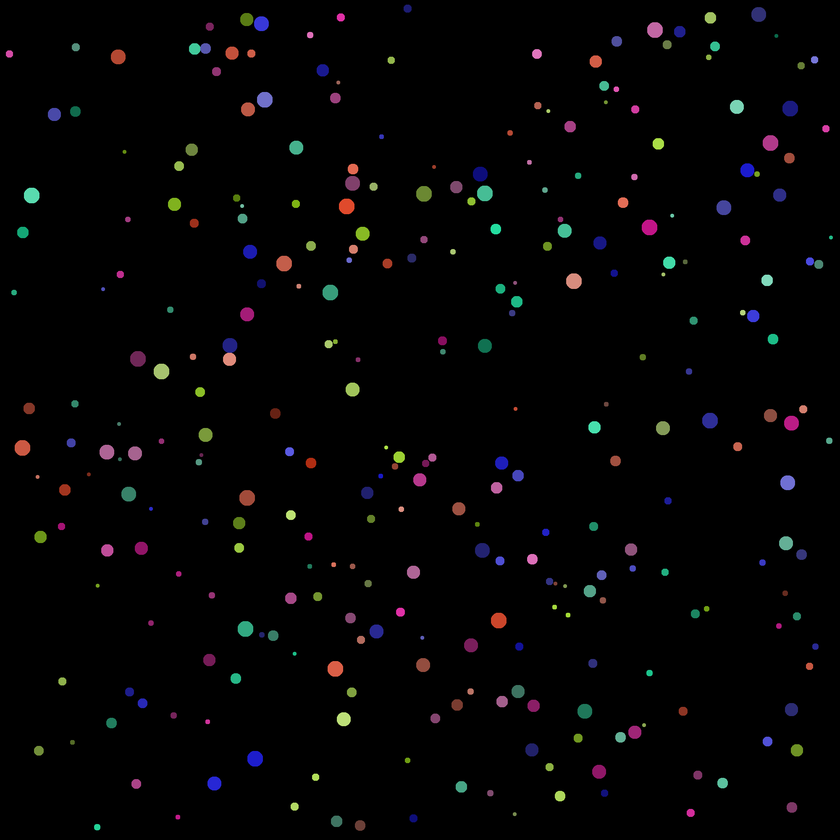
#> input picture colors/balls.png, 840 x 840 px, shrunk from 2000 x 2000 before the run, found by its file name
$ python main.py
#> lines starting #> are read from the running program, lines starting #| are printed output that depends on the picture; after the words box and inside, x2 and y2 are one past the last pixel; in counts of white or black regions, pixels touching at a corner belong together; long printed decimals are rounded
import matplotlib.pyplot as plt
import numpy as np
from skimage.measure import label, regionprops
from skimage.io import imread
from skimage.color import rgb2hsv

image = imread("./colors/balls.png")
#> image is the input picture: shape (840, 840, 3); mean R, G, B 4.2, 3.7, 4.1
print(image.shape)
#| (840, 840, 3)
hsv = rgb2hsv(image)
#> hsv: shape (840, 840, 3) float64; mean of channels 0, 1, 2 0.0266, 0.039, 0.0238
h = hsv[:,:,0]
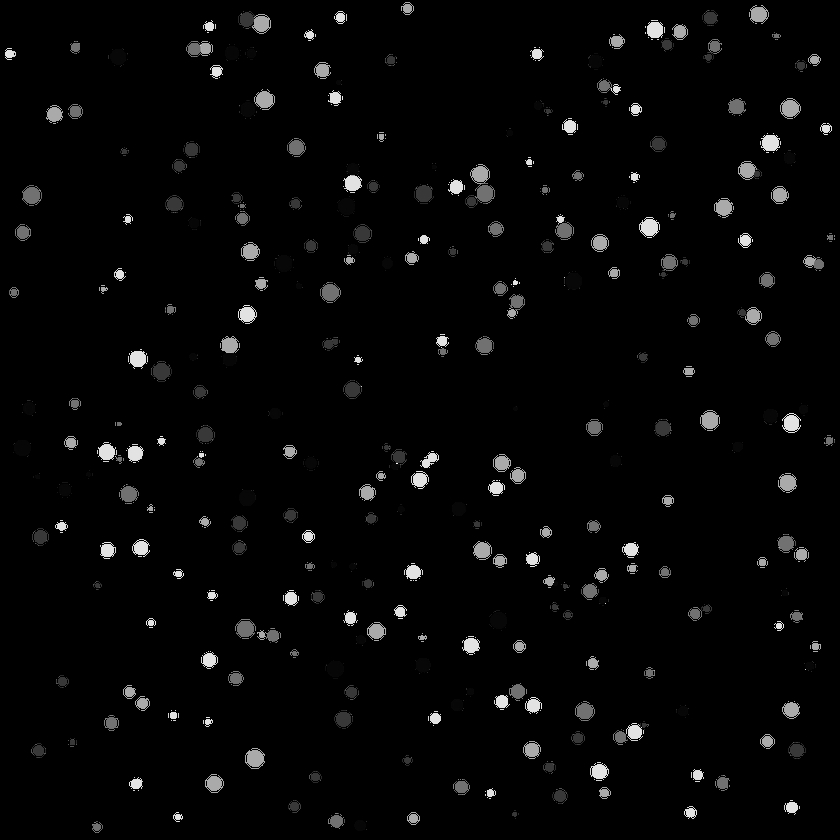
#> h: shape (840, 840) float64; min 0, max 0.996, mean 0.0266

colors =[]
for color in np.unique(h):
    binary = h == color
    labeled =label(binary)
    colors.extend([color] * int(np.max(labeled)))
#> this loop made 2151 passes
#> color on passes 2 to 4: 0.0139, 0.0167, 0.0175
#> pass 1, `binary = h == color`:
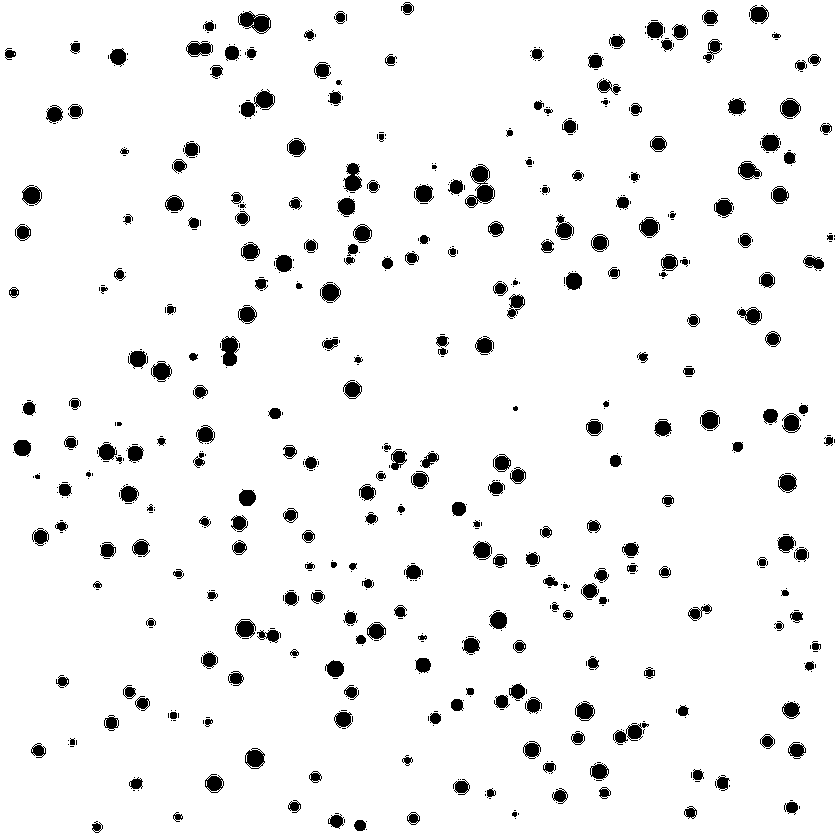
#> binary: shape (840, 840) bool; 94.6% white; 671 black regions (395 under 20 px), largest, box (x1, y1, x2, y2) and area: (465, 164, 495, 208) 626, (241, 89, 275, 117) 456, (238, 11, 271, 34) 450
#> pass 1, `labeled =label(binary)`:
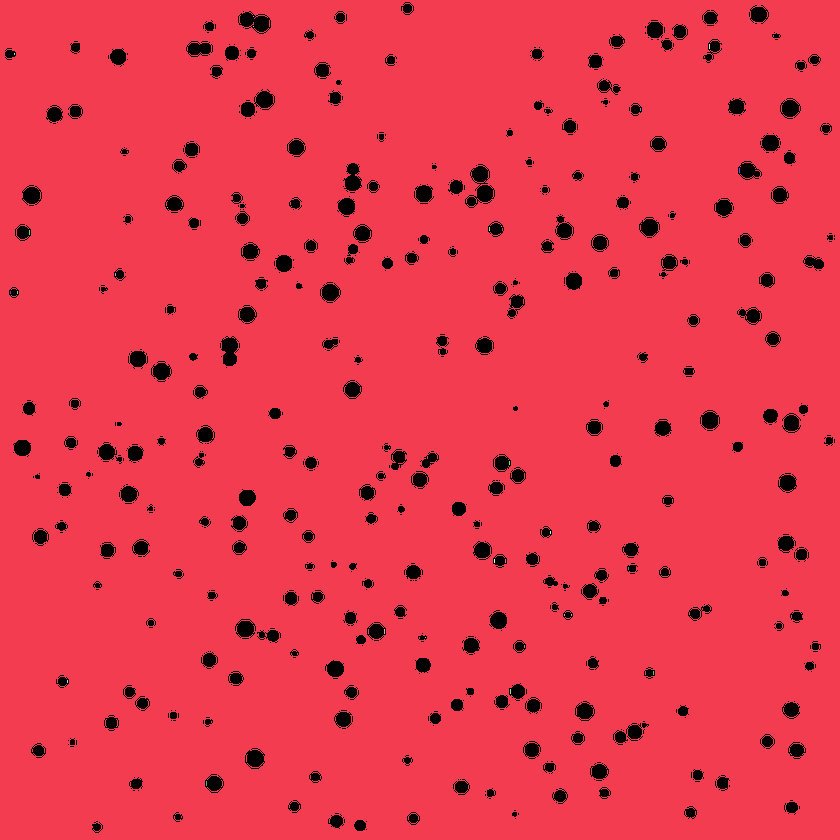
#> labeled: shape (840, 840) int32; 32 distinct labels, from 0 to 31; one colour per label, 0 black
#> pass 2, `binary = h == color`:
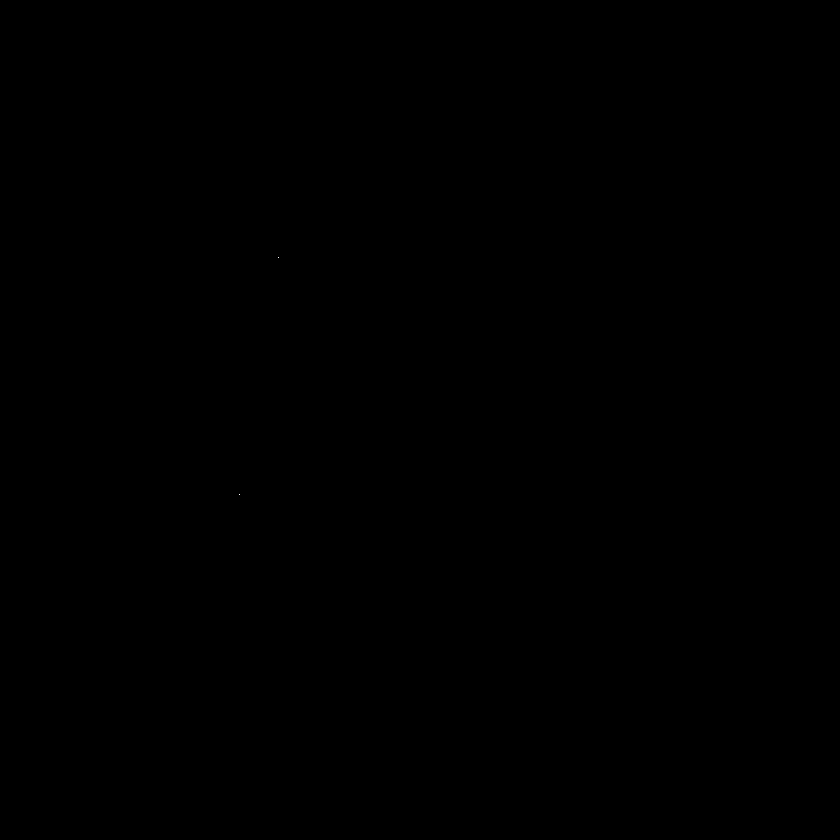
#> binary: shape (840, 840) bool; 0% white in thin lines or dots, all inside (x1, y1, x2, y2) = (239, 257, 279, 495)
#> after the loop: binary: shape (840, 840) bool; 0% white in thin lines or dots, all inside (x1, y1, x2, y2) = (396, 463, 397, 464)
#> after the loop, colors = 16179 values from 0 to 0.996

print(len(colors))
#| 16179
groups = [[colors[1]]]
#> groups = [[0]]
delta = 0.05
cgrp = 0
for i in range(2, len(colors) - 1):
    if len(groups[-1]) == 0:
        groups[-1].append(colors[i])
        continue
    if abs(colors[i-1]- colors[i]) < delta:
        groups[-1].append(colors[i])
    else:
        groups.append([colors[i]])
#> after the loop, groups = 6 items

for grp in groups:
    print(np.mean(grp), len(grp))
#> this loop made 6 passes
#| 0.03001 3324
#| 0.2165 3873
#| 0.3333 472
#| 0.4488 3942
#| 0.6626 186
#| 0.8839 4380

plt.subplot(121)
plt.imshow(h)
plt.subplot(122)
plt.plot(np.unique(h), 'o-')
plt.show()
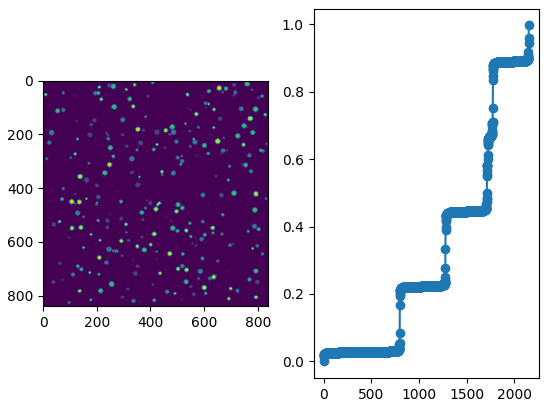
#> figure drawn by matplotlib, 2 panels; panel 2: curve peaks at x = 2150, y = 0.996
